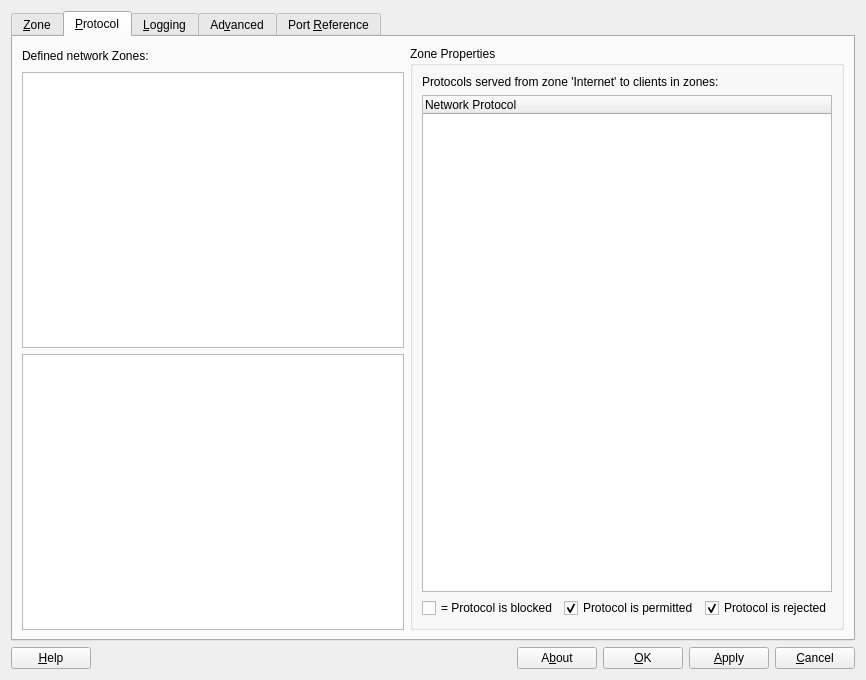
<?xml version="1.0" encoding="UTF-8"?>
<ui version="4.0">
 <class>GuardPuppyDialog</class>
 <widget class="QDialog" name="GuardPuppyDialog">
  <property name="geometry">
   <rect>
    <x>0</x>
    <y>0</y>
    <width>866</width>
    <height>680</height>
   </rect>
  </property>
  <property name="windowTitle">
   <string>Dialog</string>
  </property>
  <layout class="QVBoxLayout" name="verticalLayout">
   <item>
    <widget class="QTabWidget" name="tabWidget">
     <property name="currentIndex">
      <number>1</number>
     </property>
     <widget class="QWidget" name="Zone">
      <attribute name="title">
       <string>&amp;Zone</string>
      </attribute>
      <layout class="QHBoxLayout" name="horizontalLayout_10">
       <item>
        <layout class="QVBoxLayout" name="verticalLayout_4">
         <item>
          <layout class="QHBoxLayout" name="horizontalLayout_9">
           <item>
            <widget class="QPushButton" name="pushButton_8">
             <property name="text">
              <string>Icon Holder</string>
             </property>
             <property name="autoDefault">
              <bool>false</bool>
             </property>
            </widget>
           </item>
           <item>
            <spacer name="horizontalSpacer_3">
             <property name="orientation">
              <enum>Qt::Horizontal</enum>
             </property>
             <property name="sizeHint" stdset="0">
              <size>
               <width>40</width>
               <height>20</height>
              </size>
             </property>
            </spacer>
           </item>
          </layout>
         </item>
         <item>
          <widget class="QLabel" name="label_6">
           <property name="text">
            <string>Defined Network Zones (From):</string>
           </property>
          </widget>
         </item>
         <item>
          <widget class="QScrollArea" name="scrollArea">
           <property name="widgetResizable">
            <bool>true</bool>
           </property>
           <widget class="QWidget" name="scrollAreaWidgetContents">
            <property name="geometry">
             <rect>
              <x>0</x>
              <y>0</y>
              <width>296</width>
              <height>489</height>
             </rect>
            </property>
            <layout class="QVBoxLayout" name="verticalLayout_5">
             <item>
              <widget class="QListWidget" name="zoneListWidget"/>
             </item>
            </layout>
           </widget>
          </widget>
         </item>
         <item>
          <widget class="QPushButton" name="newZonePushButton">
           <property name="text">
            <string>&amp;New Zone</string>
           </property>
          </widget>
         </item>
         <item>
          <widget class="QPushButton" name="deleteZonePushButton">
           <property name="text">
            <string>&amp;Delete Zone</string>
           </property>
          </widget>
         </item>
        </layout>
       </item>
       <item>
        <widget class="QGroupBox" name="groupBox">
         <property name="title">
          <string>Zone Properties</string>
         </property>
         <layout class="QVBoxLayout" name="verticalLayout_3">
          <item>
           <layout class="QHBoxLayout" name="horizontalLayout_8">
            <item>
             <layout class="QVBoxLayout" name="verticalLayout_2">
              <item>
               <layout class="QHBoxLayout" name="horizontalLayout_3">
                <item>
                 <widget class="QLabel" name="label">
                  <property name="text">
                   <string>Name:</string>
                  </property>
                 </widget>
                </item>
                <item>
                 <widget class="QLineEdit" name="zoneNameLineEdit">
                  <property name="text">
                   <string/>
                  </property>
                 </widget>
                </item>
               </layout>
              </item>
              <item>
               <layout class="QHBoxLayout" name="horizontalLayout_4">
                <item>
                 <widget class="QLabel" name="label_2">
                  <property name="text">
                   <string>Comment:</string>
                  </property>
                 </widget>
                </item>
                <item>
                 <spacer name="horizontalSpacer_2">
                  <property name="orientation">
                   <enum>Qt::Horizontal</enum>
                  </property>
                  <property name="sizeHint" stdset="0">
                   <size>
                    <width>40</width>
                    <height>20</height>
                   </size>
                  </property>
                 </spacer>
                </item>
               </layout>
              </item>
              <item>
               <widget class="QLineEdit" name="zoneCommentLineEdit">
                <property name="text">
                 <string>abcd</string>
                </property>
               </widget>
              </item>
              <item>
               <layout class="QHBoxLayout" name="horizontalLayout_5">
                <item>
                 <widget class="QLabel" name="label_3">
                  <property name="text">
                   <string>Zone Addresses</string>
                  </property>
                 </widget>
                </item>
                <item>
                 <widget class="Line" name="line">
                  <property name="orientation">
                   <enum>Qt::Horizontal</enum>
                  </property>
                 </widget>
                </item>
               </layout>
              </item>
              <item>
               <widget class="QListWidget" name="zoneAddressListBox"/>
              </item>
              <item>
               <layout class="QHBoxLayout" name="horizontalLayout_6">
                <item>
                 <widget class="QPushButton" name="newZoneAddressPushButton">
                  <property name="text">
                   <string>N&amp;ew Address</string>
                  </property>
                 </widget>
                </item>
                <item>
                 <widget class="QPushButton" name="deleteZoneAddressPushButton">
                  <property name="text">
                   <string>Dele&amp;te Address</string>
                  </property>
                 </widget>
                </item>
               </layout>
              </item>
              <item>
               <layout class="QHBoxLayout" name="horizontalLayout_7">
                <item>
                 <widget class="QLabel" name="label_4">
                  <property name="text">
                   <string>Address:</string>
                  </property>
                 </widget>
                </item>
                <item>
                 <widget class="QLineEdit" name="zoneAddressLineEdit"/>
                </item>
               </layout>
              </item>
             </layout>
            </item>
            <item>
             <widget class="QTableWidget" name="zoneConnectionTableWidget">
              <column>
               <property name="text">
                <string>Connection (To)</string>
               </property>
              </column>
             </widget>
            </item>
           </layout>
          </item>
          <item>
           <widget class="QLabel" name="label_5">
            <property name="text">
             <string>Addresses can be host names, network names or IP addresses.  Masks can be specified as network masks or a plain number.  e.g. 192.168.1.0/255.255.255.0 or 192.168.1.0/24</string>
            </property>
            <property name="wordWrap">
             <bool>true</bool>
            </property>
           </widget>
          </item>
         </layout>
        </widget>
       </item>
      </layout>
     </widget>
     <widget class="QWidget" name="protocol">
      <attribute name="title">
       <string>&amp;Protocol</string>
      </attribute>
      <layout class="QHBoxLayout" name="horizontalLayout_14">
       <item>
        <layout class="QHBoxLayout" name="horizontalLayout_13">
         <item>
          <layout class="QVBoxLayout" name="verticalLayout_7">
           <item>
            <layout class="QHBoxLayout" name="horizontalLayout_12">
             <item>
              <widget class="QLabel" name="label_8">
               <property name="text">
                <string>Defined network Zones:</string>
               </property>
              </widget>
             </item>
             <item>
              <spacer name="horizontalSpacer_4">
               <property name="orientation">
                <enum>Qt::Horizontal</enum>
               </property>
               <property name="sizeHint" stdset="0">
                <size>
                 <width>40</width>
                 <height>20</height>
                </size>
               </property>
              </spacer>
             </item>
            </layout>
           </item>
           <item>
            <widget class="QListWidget" name="protocolZoneListWidget"/>
           </item>
           <item>
            <widget class="QTextEdit" name="protocolTextEdit"/>
           </item>
          </layout>
         </item>
         <item>
          <widget class="QGroupBox" name="groupBox_2">
           <property name="title">
            <string>Zone Properties</string>
           </property>
           <layout class="QVBoxLayout" name="verticalLayout_6">
            <item>
             <widget class="QLabel" name="protocolZoneLabel">
              <property name="text">
               <string>Protocols served from zone 'Internet' to clients in zones:</string>
              </property>
             </widget>
            </item>
            <item>
             <widget class="QTreeWidget" name="protocolTreeWidget">
              <property name="editTriggers">
               <set>QAbstractItemView::AllEditTriggers</set>
              </property>
              <property name="alternatingRowColors">
               <bool>true</bool>
              </property>
              <column>
               <property name="text">
                <string>Network Protocol</string>
               </property>
              </column>
             </widget>
            </item>
            <item>
             <layout class="QHBoxLayout" name="horizontalLayout_11">
              <item>
               <widget class="QCheckBox" name="checkBox">
                <property name="text">
                 <string>= Protocol is blocked</string>
                </property>
               </widget>
              </item>
              <item>
               <widget class="QCheckBox" name="checkBox_2">
                <property name="text">
                 <string>Protocol is permitted</string>
                </property>
                <property name="checked">
                 <bool>true</bool>
                </property>
               </widget>
              </item>
              <item>
               <widget class="QCheckBox" name="checkBox_3">
                <property name="enabled">
                 <bool>true</bool>
                </property>
                <property name="text">
                 <string>Protocol is rejected</string>
                </property>
                <property name="checkable">
                 <bool>true</bool>
                </property>
                <property name="checked">
                 <bool>true</bool>
                </property>
                <property name="tristate">
                 <bool>true</bool>
                </property>
               </widget>
              </item>
             </layout>
            </item>
           </layout>
          </widget>
         </item>
        </layout>
       </item>
      </layout>
     </widget>
     <widget class="QWidget" name="logging">
      <attribute name="title">
       <string>&amp;Logging</string>
      </attribute>
      <layout class="QVBoxLayout" name="verticalLayout_15">
       <item>
        <widget class="QCheckBox" name="logDroppedPacketsCheckBox">
         <property name="text">
          <string>Log dropped packets</string>
         </property>
        </widget>
       </item>
       <item>
        <widget class="QCheckBox" name="logRejectPacketsCheckBox">
         <property name="text">
          <string>Log rejected packets</string>
         </property>
        </widget>
       </item>
       <item>
        <widget class="QLabel" name="label_9">
         <property name="text">
          <string>Note:  the options below do not apply to Linux kernels &lt;2.4</string>
         </property>
        </widget>
       </item>
       <item>
        <widget class="QCheckBox" name="logAbortedTcpCheckBox">
         <property name="text">
          <string>Log aborted TCP connections (half open scans)</string>
         </property>
        </widget>
       </item>
       <item>
        <widget class="QGroupBox" name="groupBox_3">
         <property name="title">
          <string>Rate Limiting</string>
         </property>
         <layout class="QGridLayout" name="gridLayout">
          <item row="0" column="0" colspan="4">
           <widget class="QCheckBox" name="logUserRateLimitCheckBox">
            <property name="text">
             <string>Rate limit logging</string>
            </property>
           </widget>
          </item>
          <item row="1" column="2">
           <widget class="QSpinBox" name="logRateSpinBox"/>
          </item>
          <item row="1" column="3">
           <widget class="QLabel" name="label_12">
            <property name="text">
             <string>packets per </string>
            </property>
           </widget>
          </item>
          <item row="2" column="2">
           <widget class="QSpinBox" name="logBurstSpinBox"/>
          </item>
          <item row="2" column="3">
           <widget class="QLabel" name="label_13">
            <property name="text">
             <string>Packets</string>
            </property>
           </widget>
          </item>
          <item row="3" column="0" colspan="4">
           <widget class="QCheckBox" name="logWarnRateLimitCheckBox">
            <property name="text">
             <string>Warn when limiting</string>
            </property>
           </widget>
          </item>
          <item row="4" column="0" colspan="3">
           <widget class="QLabel" name="label_14">
            <property name="text">
             <string>Warning Rate:</string>
            </property>
           </widget>
          </item>
          <item row="1" column="1">
           <widget class="QLabel" name="label_10">
            <property name="text">
             <string>Rate:</string>
            </property>
           </widget>
          </item>
          <item row="2" column="1">
           <widget class="QLabel" name="label_11">
            <property name="text">
             <string>Burst:</string>
            </property>
           </widget>
          </item>
          <item row="5" column="0">
           <spacer name="verticalSpacer_2">
            <property name="orientation">
             <enum>Qt::Vertical</enum>
            </property>
            <property name="sizeHint" stdset="0">
             <size>
              <width>20</width>
              <height>40</height>
             </size>
            </property>
           </spacer>
          </item>
          <item row="5" column="2">
           <widget class="QSpinBox" name="logWarnRateLimitSpinBox"/>
          </item>
          <item row="5" column="3">
           <widget class="QLabel" name="label_15">
            <property name="text">
             <string>per</string>
            </property>
           </widget>
          </item>
          <item row="5" column="4">
           <widget class="QComboBox" name="logWarnRateUnitComboBox">
            <item>
             <property name="text">
              <string>Second</string>
             </property>
            </item>
            <item>
             <property name="text">
              <string>Minute</string>
             </property>
            </item>
            <item>
             <property name="text">
              <string>Hour</string>
             </property>
            </item>
            <item>
             <property name="text">
              <string>Day</string>
             </property>
            </item>
           </widget>
          </item>
          <item row="1" column="4">
           <widget class="QComboBox" name="logRateUnitComboBox">
            <item>
             <property name="text">
              <string>Second</string>
             </property>
            </item>
            <item>
             <property name="text">
              <string>Minute</string>
             </property>
            </item>
            <item>
             <property name="text">
              <string>Hour</string>
             </property>
            </item>
            <item>
             <property name="text">
              <string>Day</string>
             </property>
            </item>
           </widget>
          </item>
          <item row="1" column="5">
           <spacer name="horizontalSpacer_5">
            <property name="orientation">
             <enum>Qt::Horizontal</enum>
            </property>
            <property name="sizeHint" stdset="0">
             <size>
              <width>40</width>
              <height>20</height>
             </size>
            </property>
           </spacer>
          </item>
         </layout>
        </widget>
       </item>
       <item>
        <layout class="QHBoxLayout" name="horizontalLayout_27">
         <item>
          <layout class="QGridLayout" name="gridLayout_2">
           <item row="0" column="0">
            <widget class="QCheckBox" name="logIpOptionsCheckBox">
             <property name="text">
              <string>Log IP Options</string>
             </property>
            </widget>
           </item>
           <item row="0" column="1" colspan="2">
            <widget class="QCheckBox" name="logTcpSequenceCheckBox">
             <property name="text">
              <string>Log TCP sequence Numbers</string>
             </property>
            </widget>
           </item>
           <item row="1" column="0">
            <widget class="QCheckBox" name="logTcpOptionsCheckBox">
             <property name="text">
              <string>Log TCP Options</string>
             </property>
            </widget>
           </item>
           <item row="1" column="1">
            <widget class="QLabel" name="label_16">
             <property name="text">
              <string>Logging Priority:</string>
             </property>
            </widget>
           </item>
           <item row="1" column="2">
            <widget class="QComboBox" name="logLevelComboBox">
             <item>
              <property name="text">
               <string>Emergency</string>
              </property>
             </item>
             <item>
              <property name="text">
               <string>Alert</string>
              </property>
             </item>
             <item>
              <property name="text">
               <string>Critical</string>
              </property>
             </item>
             <item>
              <property name="text">
               <string>Error</string>
              </property>
             </item>
             <item>
              <property name="text">
               <string>Warning</string>
              </property>
             </item>
             <item>
              <property name="text">
               <string>Notice</string>
              </property>
             </item>
             <item>
              <property name="text">
               <string>Information</string>
              </property>
             </item>
             <item>
              <property name="text">
               <string>Debug</string>
              </property>
             </item>
            </widget>
           </item>
          </layout>
         </item>
         <item>
          <spacer name="horizontalSpacer_8">
           <property name="orientation">
            <enum>Qt::Horizontal</enum>
           </property>
           <property name="sizeHint" stdset="0">
            <size>
             <width>40</width>
             <height>20</height>
            </size>
           </property>
          </spacer>
         </item>
        </layout>
       </item>
       <item>
        <spacer name="verticalSpacer">
         <property name="orientation">
          <enum>Qt::Vertical</enum>
         </property>
         <property name="sizeHint" stdset="0">
          <size>
           <width>20</width>
           <height>220</height>
          </size>
         </property>
        </spacer>
       </item>
      </layout>
     </widget>
     <widget class="QWidget" name="advanced">
      <attribute name="title">
       <string>Ad&amp;vanced</string>
      </attribute>
      <layout class="QVBoxLayout" name="verticalLayout_13">
       <item>
        <layout class="QHBoxLayout" name="horizontalLayout_18">
         <item>
          <layout class="QVBoxLayout" name="verticalLayout_9">
           <item>
            <widget class="QCheckBox" name="disableFirewallCheckBox">
             <property name="text">
              <string>Disable firewall</string>
             </property>
            </widget>
           </item>
           <item>
            <widget class="QCheckBox" name="checkBox_15">
             <property name="text">
              <string>Show advanced protocol help</string>
             </property>
            </widget>
           </item>
           <item>
            <layout class="QHBoxLayout" name="horizontalLayout_17">
             <item>
              <widget class="QLabel" name="label_17">
               <property name="text">
                <string>Localy Dynamic Port Range:</string>
               </property>
              </widget>
             </item>
             <item>
              <widget class="QSpinBox" name="localPortRangeLowSpinBox"/>
             </item>
             <item>
              <widget class="QSpinBox" name="localPortRangeHighSpinBox"/>
             </item>
            </layout>
           </item>
           <item>
            <widget class="QCheckBox" name="allowTcpTimeStampsCheckBox">
             <property name="text">
              <string>Allow TCP timestamps</string>
             </property>
            </widget>
           </item>
          </layout>
         </item>
         <item>
          <widget class="QGroupBox" name="groupBox_4">
           <property name="title">
            <string>DHCP</string>
           </property>
           <layout class="QVBoxLayout" name="verticalLayout_8">
            <item>
             <layout class="QHBoxLayout" name="horizontalLayout_15">
              <item>
               <widget class="QCheckBox" name="enableDhcpCheckBox">
                <property name="text">
                 <string>&amp;Enable DHCP on interfaces:</string>
                </property>
               </widget>
              </item>
              <item>
               <widget class="QLineEdit" name="dhcpInterfaceNameLineEdit"/>
              </item>
             </layout>
            </item>
            <item>
             <layout class="QHBoxLayout" name="horizontalLayout_16">
              <item>
               <widget class="QCheckBox" name="enableDhcpdCheckBox">
                <property name="text">
                 <string>&amp;Enable DHCP server on interfaces:</string>
                </property>
               </widget>
              </item>
              <item>
               <widget class="QLineEdit" name="dhcpdInterfaceNameLineEdit"/>
              </item>
             </layout>
            </item>
           </layout>
          </widget>
         </item>
        </layout>
       </item>
       <item>
        <layout class="QHBoxLayout" name="horizontalLayout_25">
         <item>
          <widget class="QGroupBox" name="groupBox_5">
           <property name="title">
            <string>User Defined Protocols</string>
           </property>
           <layout class="QVBoxLayout" name="verticalLayout_10">
            <item>
             <widget class="QTableWidget" name="userDefinedProtocolTableWidget">
              <column>
               <property name="text">
                <string>Name</string>
               </property>
              </column>
              <column>
               <property name="text">
                <string>Type</string>
               </property>
              </column>
              <column>
               <property name="text">
                <string>Port</string>
               </property>
              </column>
             </widget>
            </item>
            <item>
             <layout class="QHBoxLayout" name="horizontalLayout_19">
              <item>
               <widget class="QPushButton" name="newUserDefinedProtocolPushButton">
                <property name="text">
                 <string>&amp;New Protocol</string>
                </property>
               </widget>
              </item>
              <item>
               <widget class="QPushButton" name="deleteUserDefinedProtocolPushButton">
                <property name="text">
                 <string>&amp;Delete Protocol</string>
                </property>
               </widget>
              </item>
             </layout>
            </item>
            <item>
             <layout class="QHBoxLayout" name="horizontalLayout_20">
              <item>
               <widget class="QLabel" name="label_18">
                <property name="text">
                 <string>Name:</string>
                </property>
               </widget>
              </item>
              <item>
               <widget class="QLineEdit" name="userDefinedProtocolNameLineEdit"/>
              </item>
             </layout>
            </item>
            <item>
             <layout class="QHBoxLayout" name="horizontalLayout_22">
              <item>
               <widget class="QLabel" name="label_20">
                <property name="text">
                 <string>Ports</string>
                </property>
               </widget>
              </item>
              <item>
               <widget class="QSpinBox" name="userDefinedProtocolPortStartSpinBox"/>
              </item>
              <item>
               <widget class="QLabel" name="label_21">
                <property name="text">
                 <string>-</string>
                </property>
               </widget>
              </item>
              <item>
               <widget class="QSpinBox" name="userDefinedProtocolPortEndSpinBox"/>
              </item>
              <item>
               <widget class="QCheckBox" name="userDefinedProtocolBidirectionalCheckBox">
                <property name="text">
                 <string>Bidirectional</string>
                </property>
               </widget>
              </item>
             </layout>
            </item>
            <item>
             <layout class="QHBoxLayout" name="horizontalLayout_21">
              <item>
               <widget class="QLabel" name="label_19">
                <property name="text">
                 <string>Type:</string>
                </property>
               </widget>
              </item>
              <item>
               <widget class="QComboBox" name="userDefinedProtocolTypeComboBox"/>
              </item>
             </layout>
            </item>
           </layout>
          </widget>
         </item>
         <item>
          <layout class="QVBoxLayout" name="verticalLayout_12">
           <item>
            <widget class="QGroupBox" name="groupBox_6">
             <property name="title">
              <string>Import/Export</string>
             </property>
             <layout class="QVBoxLayout" name="verticalLayout_11">
              <item>
               <layout class="QHBoxLayout" name="horizontalLayout_23">
                <item>
                 <widget class="QLabel" name="label_22">
                  <property name="text">
                   <string>Description:</string>
                  </property>
                 </widget>
                </item>
                <item>
                 <spacer name="horizontalSpacer_6">
                  <property name="orientation">
                   <enum>Qt::Horizontal</enum>
                  </property>
                  <property name="sizeHint" stdset="0">
                   <size>
                    <width>40</width>
                    <height>20</height>
                   </size>
                  </property>
                 </spacer>
                </item>
               </layout>
              </item>
              <item>
               <widget class="QTextEdit" name="descriptionEdit"/>
              </item>
              <item>
               <layout class="QHBoxLayout" name="horizontalLayout_24">
                <item>
                 <widget class="QPushButton" name="pushButton_13">
                  <property name="text">
                   <string>&amp;Import...</string>
                  </property>
                 </widget>
                </item>
                <item>
                 <widget class="QPushButton" name="pushButton_14">
                  <property name="text">
                   <string>E&amp;xport ...</string>
                  </property>
                 </widget>
                </item>
               </layout>
              </item>
             </layout>
            </widget>
           </item>
           <item>
            <widget class="QPushButton" name="pushButton_15">
             <property name="text">
              <string>Restore to &amp;factory defaults...</string>
             </property>
            </widget>
           </item>
          </layout>
         </item>
        </layout>
       </item>
      </layout>
     </widget>
     <widget class="QWidget" name="portReference">
      <attribute name="title">
       <string>Port &amp;Reference</string>
      </attribute>
      <layout class="QVBoxLayout" name="verticalLayout_14">
       <item>
        <layout class="QHBoxLayout" name="horizontalLayout_26">
         <item>
          <widget class="QLabel" name="label_23">
           <property name="text">
            <string>Port:</string>
           </property>
          </widget>
         </item>
         <item>
          <widget class="QLineEdit" name="lineEdit_7"/>
         </item>
         <item>
          <widget class="QPushButton" name="pushButton_16">
           <property name="text">
            <string>&amp;Query</string>
           </property>
          </widget>
         </item>
         <item>
          <spacer name="horizontalSpacer_7">
           <property name="orientation">
            <enum>Qt::Horizontal</enum>
           </property>
           <property name="sizeHint" stdset="0">
            <size>
             <width>40</width>
             <height>20</height>
            </size>
           </property>
          </spacer>
         </item>
        </layout>
       </item>
       <item>
        <widget class="QTextEdit" name="textEdit_4"/>
       </item>
      </layout>
     </widget>
    </widget>
   </item>
   <item>
    <layout class="QHBoxLayout" name="horizontalLayout_2">
     <item>
      <widget class="QPushButton" name="pushButton">
       <property name="text">
        <string>&amp;Help</string>
       </property>
      </widget>
     </item>
     <item>
      <spacer name="horizontalSpacer">
       <property name="orientation">
        <enum>Qt::Horizontal</enum>
       </property>
       <property name="sizeHint" stdset="0">
        <size>
         <width>40</width>
         <height>20</height>
        </size>
       </property>
      </spacer>
     </item>
     <item>
      <layout class="QHBoxLayout" name="horizontalLayout">
       <item>
        <widget class="QPushButton" name="aboutPushButton">
         <property name="text">
          <string>A&amp;bout</string>
         </property>
        </widget>
       </item>
       <item>
        <widget class="QPushButton" name="okayPushButton">
         <property name="text">
          <string>&amp;OK</string>
         </property>
        </widget>
       </item>
       <item>
        <widget class="QPushButton" name="applyPushButton">
         <property name="text">
          <string>&amp;Apply</string>
         </property>
        </widget>
       </item>
       <item>
        <widget class="QPushButton" name="cancelPushButton">
         <property name="text">
          <string>&amp;Cancel</string>
         </property>
        </widget>
       </item>
      </layout>
     </item>
    </layout>
   </item>
  </layout>
 </widget>
 <resources/>
 <connections/>
</ui>
